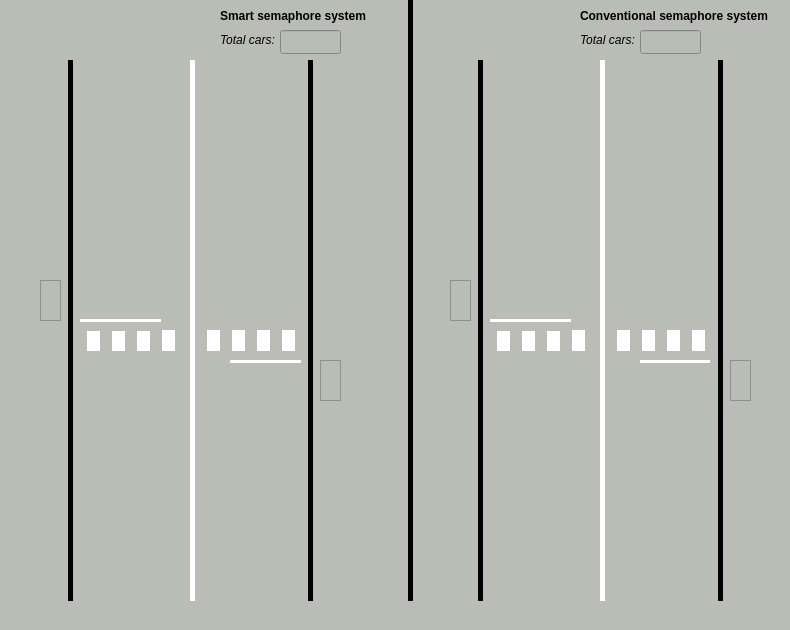
<?xml version="1.0" encoding="UTF-8"?>
<ui version="4.0">
 <class>CrossroadI</class>
 <widget class="QWidget" name="CrossroadI">
  <property name="geometry">
   <rect>
    <x>0</x>
    <y>0</y>
    <width>790</width>
    <height>630</height>
   </rect>
  </property>
  <property name="minimumSize">
   <size>
    <width>790</width>
    <height>630</height>
   </size>
  </property>
  <property name="maximumSize">
   <size>
    <width>790</width>
    <height>630</height>
   </size>
  </property>
  <property name="windowTitle">
   <string>Crossroad I type</string>
  </property>
  <property name="styleSheet">
   <string notr="true">background-color: rgb(186, 189, 182);</string>
  </property>
  <widget class="Line" name="separateLine">
   <property name="geometry">
    <rect>
     <x>400</x>
     <y>0</y>
     <width>20</width>
     <height>601</height>
    </rect>
   </property>
   <property name="frameShadow">
    <enum>QFrame::Plain</enum>
   </property>
   <property name="lineWidth">
    <number>5</number>
   </property>
   <property name="orientation">
    <enum>Qt::Vertical</enum>
   </property>
  </widget>
  <widget class="Line" name="leftSmart">
   <property name="geometry">
    <rect>
     <x>60</x>
     <y>60</y>
     <width>20</width>
     <height>541</height>
    </rect>
   </property>
   <property name="frameShadow">
    <enum>QFrame::Plain</enum>
   </property>
   <property name="lineWidth">
    <number>5</number>
   </property>
   <property name="orientation">
    <enum>Qt::Vertical</enum>
   </property>
  </widget>
  <widget class="Line" name="middleSmart">
   <property name="geometry">
    <rect>
     <x>184</x>
     <y>60</y>
     <width>16</width>
     <height>541</height>
    </rect>
   </property>
   <property name="styleSheet">
    <string notr="true">color: rgb(255, 255, 255);</string>
   </property>
   <property name="frameShadow">
    <enum>QFrame::Plain</enum>
   </property>
   <property name="lineWidth">
    <number>5</number>
   </property>
   <property name="orientation">
    <enum>Qt::Vertical</enum>
   </property>
  </widget>
  <widget class="Line" name="rightSmart">
   <property name="geometry">
    <rect>
     <x>300</x>
     <y>60</y>
     <width>20</width>
     <height>541</height>
    </rect>
   </property>
   <property name="frameShadow">
    <enum>QFrame::Plain</enum>
   </property>
   <property name="lineWidth">
    <number>5</number>
   </property>
   <property name="orientation">
    <enum>Qt::Vertical</enum>
   </property>
  </widget>
  <widget class="Line" name="pedestrian_2">
   <property name="geometry">
    <rect>
     <x>205</x>
     <y>330</y>
     <width>16</width>
     <height>21</height>
    </rect>
   </property>
   <property name="styleSheet">
    <string notr="true">color: rgb(255, 255, 255);</string>
   </property>
   <property name="frameShadow">
    <enum>QFrame::Plain</enum>
   </property>
   <property name="lineWidth">
    <number>13</number>
   </property>
   <property name="orientation">
    <enum>Qt::Vertical</enum>
   </property>
  </widget>
  <widget class="Line" name="pedestrian_4">
   <property name="geometry">
    <rect>
     <x>255</x>
     <y>330</y>
     <width>16</width>
     <height>21</height>
    </rect>
   </property>
   <property name="styleSheet">
    <string notr="true">color: rgb(255, 255, 255);</string>
   </property>
   <property name="frameShadow">
    <enum>QFrame::Plain</enum>
   </property>
   <property name="lineWidth">
    <number>13</number>
   </property>
   <property name="orientation">
    <enum>Qt::Vertical</enum>
   </property>
  </widget>
  <widget class="Line" name="pedestrian_3">
   <property name="geometry">
    <rect>
     <x>230</x>
     <y>330</y>
     <width>16</width>
     <height>21</height>
    </rect>
   </property>
   <property name="styleSheet">
    <string notr="true">color: rgb(255, 255, 255);</string>
   </property>
   <property name="frameShadow">
    <enum>QFrame::Plain</enum>
   </property>
   <property name="lineWidth">
    <number>13</number>
   </property>
   <property name="orientation">
    <enum>Qt::Vertical</enum>
   </property>
  </widget>
  <widget class="Line" name="pedestrian_6">
   <property name="geometry">
    <rect>
     <x>280</x>
     <y>330</y>
     <width>16</width>
     <height>21</height>
    </rect>
   </property>
   <property name="styleSheet">
    <string notr="true">color: rgb(255, 255, 255);</string>
   </property>
   <property name="frameShadow">
    <enum>QFrame::Plain</enum>
   </property>
   <property name="lineWidth">
    <number>13</number>
   </property>
   <property name="orientation">
    <enum>Qt::Vertical</enum>
   </property>
  </widget>
  <widget class="Line" name="pedestrian_5">
   <property name="geometry">
    <rect>
     <x>135</x>
     <y>330</y>
     <width>16</width>
     <height>21</height>
    </rect>
   </property>
   <property name="styleSheet">
    <string notr="true">color: rgb(255, 255, 255);</string>
   </property>
   <property name="frameShadow">
    <enum>QFrame::Plain</enum>
   </property>
   <property name="lineWidth">
    <number>13</number>
   </property>
   <property name="orientation">
    <enum>Qt::Vertical</enum>
   </property>
  </widget>
  <widget class="Line" name="pedestrian_8">
   <property name="geometry">
    <rect>
     <x>110</x>
     <y>330</y>
     <width>16</width>
     <height>21</height>
    </rect>
   </property>
   <property name="styleSheet">
    <string notr="true">color: rgb(255, 255, 255);</string>
   </property>
   <property name="frameShadow">
    <enum>QFrame::Plain</enum>
   </property>
   <property name="lineWidth">
    <number>13</number>
   </property>
   <property name="orientation">
    <enum>Qt::Vertical</enum>
   </property>
  </widget>
  <widget class="Line" name="pedestrian_7">
   <property name="geometry">
    <rect>
     <x>85</x>
     <y>330</y>
     <width>16</width>
     <height>21</height>
    </rect>
   </property>
   <property name="styleSheet">
    <string notr="true">color: rgb(255, 255, 255);</string>
   </property>
   <property name="frameShadow">
    <enum>QFrame::Plain</enum>
   </property>
   <property name="lineWidth">
    <number>13</number>
   </property>
   <property name="orientation">
    <enum>Qt::Vertical</enum>
   </property>
  </widget>
  <widget class="Line" name="pedestrian">
   <property name="geometry">
    <rect>
     <x>160</x>
     <y>330</y>
     <width>16</width>
     <height>21</height>
    </rect>
   </property>
   <property name="styleSheet">
    <string notr="true">color: rgb(255, 255, 255);</string>
   </property>
   <property name="frameShadow">
    <enum>QFrame::Plain</enum>
   </property>
   <property name="lineWidth">
    <number>13</number>
   </property>
   <property name="orientation">
    <enum>Qt::Vertical</enum>
   </property>
  </widget>
  <widget class="Line" name="pedestrian_9">
   <property name="geometry">
    <rect>
     <x>80</x>
     <y>310</y>
     <width>81</width>
     <height>21</height>
    </rect>
   </property>
   <property name="styleSheet">
    <string notr="true">color: rgb(255, 255, 255);</string>
   </property>
   <property name="frameShadow">
    <enum>QFrame::Plain</enum>
   </property>
   <property name="lineWidth">
    <number>3</number>
   </property>
   <property name="orientation">
    <enum>Qt::Horizontal</enum>
   </property>
  </widget>
  <widget class="Line" name="pedestrian_10">
   <property name="geometry">
    <rect>
     <x>230</x>
     <y>351</y>
     <width>71</width>
     <height>20</height>
    </rect>
   </property>
   <property name="styleSheet">
    <string notr="true">color: rgb(255, 255, 255);</string>
   </property>
   <property name="frameShadow">
    <enum>QFrame::Plain</enum>
   </property>
   <property name="lineWidth">
    <number>3</number>
   </property>
   <property name="orientation">
    <enum>Qt::Horizontal</enum>
   </property>
  </widget>
  <widget class="Line" name="pedestrian_11">
   <property name="geometry">
    <rect>
     <x>640</x>
     <y>351</y>
     <width>71</width>
     <height>20</height>
    </rect>
   </property>
   <property name="styleSheet">
    <string notr="true">color: rgb(255, 255, 255);</string>
   </property>
   <property name="frameShadow">
    <enum>QFrame::Plain</enum>
   </property>
   <property name="lineWidth">
    <number>3</number>
   </property>
   <property name="orientation">
    <enum>Qt::Horizontal</enum>
   </property>
  </widget>
  <widget class="Line" name="pedestrian_12">
   <property name="geometry">
    <rect>
     <x>665</x>
     <y>330</y>
     <width>16</width>
     <height>21</height>
    </rect>
   </property>
   <property name="styleSheet">
    <string notr="true">color: rgb(255, 255, 255);</string>
   </property>
   <property name="frameShadow">
    <enum>QFrame::Plain</enum>
   </property>
   <property name="lineWidth">
    <number>13</number>
   </property>
   <property name="orientation">
    <enum>Qt::Vertical</enum>
   </property>
  </widget>
  <widget class="Line" name="pedestrian_13">
   <property name="geometry">
    <rect>
     <x>640</x>
     <y>330</y>
     <width>16</width>
     <height>21</height>
    </rect>
   </property>
   <property name="styleSheet">
    <string notr="true">color: rgb(255, 255, 255);</string>
   </property>
   <property name="frameShadow">
    <enum>QFrame::Plain</enum>
   </property>
   <property name="lineWidth">
    <number>13</number>
   </property>
   <property name="orientation">
    <enum>Qt::Vertical</enum>
   </property>
  </widget>
  <widget class="Line" name="pedestrian_14">
   <property name="geometry">
    <rect>
     <x>520</x>
     <y>330</y>
     <width>16</width>
     <height>21</height>
    </rect>
   </property>
   <property name="styleSheet">
    <string notr="true">color: rgb(255, 255, 255);</string>
   </property>
   <property name="frameShadow">
    <enum>QFrame::Plain</enum>
   </property>
   <property name="lineWidth">
    <number>13</number>
   </property>
   <property name="orientation">
    <enum>Qt::Vertical</enum>
   </property>
  </widget>
  <widget class="Line" name="pedestrian_15">
   <property name="geometry">
    <rect>
     <x>495</x>
     <y>330</y>
     <width>16</width>
     <height>21</height>
    </rect>
   </property>
   <property name="styleSheet">
    <string notr="true">color: rgb(255, 255, 255);</string>
   </property>
   <property name="frameShadow">
    <enum>QFrame::Plain</enum>
   </property>
   <property name="lineWidth">
    <number>13</number>
   </property>
   <property name="orientation">
    <enum>Qt::Vertical</enum>
   </property>
  </widget>
  <widget class="Line" name="middleSmart_2">
   <property name="geometry">
    <rect>
     <x>594</x>
     <y>60</y>
     <width>16</width>
     <height>541</height>
    </rect>
   </property>
   <property name="styleSheet">
    <string notr="true">color: rgb(255, 255, 255);</string>
   </property>
   <property name="frameShadow">
    <enum>QFrame::Plain</enum>
   </property>
   <property name="lineWidth">
    <number>5</number>
   </property>
   <property name="orientation">
    <enum>Qt::Vertical</enum>
   </property>
  </widget>
  <widget class="Line" name="pedestrian_16">
   <property name="geometry">
    <rect>
     <x>545</x>
     <y>330</y>
     <width>16</width>
     <height>21</height>
    </rect>
   </property>
   <property name="styleSheet">
    <string notr="true">color: rgb(255, 255, 255);</string>
   </property>
   <property name="frameShadow">
    <enum>QFrame::Plain</enum>
   </property>
   <property name="lineWidth">
    <number>13</number>
   </property>
   <property name="orientation">
    <enum>Qt::Vertical</enum>
   </property>
  </widget>
  <widget class="Line" name="pedestrian_17">
   <property name="geometry">
    <rect>
     <x>570</x>
     <y>330</y>
     <width>16</width>
     <height>21</height>
    </rect>
   </property>
   <property name="styleSheet">
    <string notr="true">color: rgb(255, 255, 255);</string>
   </property>
   <property name="frameShadow">
    <enum>QFrame::Plain</enum>
   </property>
   <property name="lineWidth">
    <number>13</number>
   </property>
   <property name="orientation">
    <enum>Qt::Vertical</enum>
   </property>
  </widget>
  <widget class="Line" name="pedestrian_18">
   <property name="geometry">
    <rect>
     <x>615</x>
     <y>330</y>
     <width>16</width>
     <height>21</height>
    </rect>
   </property>
   <property name="styleSheet">
    <string notr="true">color: rgb(255, 255, 255);</string>
   </property>
   <property name="frameShadow">
    <enum>QFrame::Plain</enum>
   </property>
   <property name="lineWidth">
    <number>13</number>
   </property>
   <property name="orientation">
    <enum>Qt::Vertical</enum>
   </property>
  </widget>
  <widget class="Line" name="rightSmart_2">
   <property name="geometry">
    <rect>
     <x>710</x>
     <y>60</y>
     <width>20</width>
     <height>541</height>
    </rect>
   </property>
   <property name="frameShadow">
    <enum>QFrame::Plain</enum>
   </property>
   <property name="lineWidth">
    <number>5</number>
   </property>
   <property name="orientation">
    <enum>Qt::Vertical</enum>
   </property>
  </widget>
  <widget class="Line" name="leftSmart_2">
   <property name="geometry">
    <rect>
     <x>470</x>
     <y>60</y>
     <width>20</width>
     <height>541</height>
    </rect>
   </property>
   <property name="frameShadow">
    <enum>QFrame::Plain</enum>
   </property>
   <property name="lineWidth">
    <number>5</number>
   </property>
   <property name="orientation">
    <enum>Qt::Vertical</enum>
   </property>
  </widget>
  <widget class="Line" name="pedestrian_19">
   <property name="geometry">
    <rect>
     <x>490</x>
     <y>310</y>
     <width>81</width>
     <height>21</height>
    </rect>
   </property>
   <property name="styleSheet">
    <string notr="true">color: rgb(255, 255, 255);</string>
   </property>
   <property name="frameShadow">
    <enum>QFrame::Plain</enum>
   </property>
   <property name="lineWidth">
    <number>3</number>
   </property>
   <property name="orientation">
    <enum>Qt::Horizontal</enum>
   </property>
  </widget>
  <widget class="Line" name="pedestrian_20">
   <property name="geometry">
    <rect>
     <x>690</x>
     <y>330</y>
     <width>16</width>
     <height>21</height>
    </rect>
   </property>
   <property name="styleSheet">
    <string notr="true">color: rgb(255, 255, 255);</string>
   </property>
   <property name="frameShadow">
    <enum>QFrame::Plain</enum>
   </property>
   <property name="lineWidth">
    <number>13</number>
   </property>
   <property name="orientation">
    <enum>Qt::Vertical</enum>
   </property>
  </widget>
  <widget class="QLabel" name="conventionalSemaphoreLabel">
   <property name="geometry">
    <rect>
     <x>580</x>
     <y>0</y>
     <width>211</width>
     <height>31</height>
    </rect>
   </property>
   <property name="font">
    <font>
     <weight>75</weight>
     <bold>true</bold>
    </font>
   </property>
   <property name="text">
    <string>Conventional semaphore system</string>
   </property>
  </widget>
  <widget class="QLabel" name="smartSemaphoreLabel">
   <property name="geometry">
    <rect>
     <x>220</x>
     <y>0</y>
     <width>161</width>
     <height>31</height>
    </rect>
   </property>
   <property name="font">
    <font>
     <weight>75</weight>
     <bold>true</bold>
    </font>
   </property>
   <property name="text">
    <string>Smart semaphore system</string>
   </property>
  </widget>
  <widget class="Semaphore" name="_Ssemaphore1">
   <property name="geometry">
    <rect>
     <x>40</x>
     <y>280</y>
     <width>21</width>
     <height>41</height>
    </rect>
   </property>
   <property name="frameShape">
    <enum>QFrame::StyledPanel</enum>
   </property>
   <property name="frameShadow">
    <enum>QFrame::Raised</enum>
   </property>
  </widget>
  <widget class="Semaphore" name="_Ssemaphore2">
   <property name="geometry">
    <rect>
     <x>320</x>
     <y>360</y>
     <width>21</width>
     <height>41</height>
    </rect>
   </property>
   <property name="frameShape">
    <enum>QFrame::StyledPanel</enum>
   </property>
   <property name="frameShadow">
    <enum>QFrame::Raised</enum>
   </property>
  </widget>
  <widget class="Semaphore" name="_Csemaphore2">
   <property name="geometry">
    <rect>
     <x>730</x>
     <y>360</y>
     <width>21</width>
     <height>41</height>
    </rect>
   </property>
   <property name="frameShape">
    <enum>QFrame::StyledPanel</enum>
   </property>
   <property name="frameShadow">
    <enum>QFrame::Raised</enum>
   </property>
  </widget>
  <widget class="Semaphore" name="_Csemaphore1">
   <property name="geometry">
    <rect>
     <x>450</x>
     <y>280</y>
     <width>21</width>
     <height>41</height>
    </rect>
   </property>
   <property name="frameShape">
    <enum>QFrame::StyledPanel</enum>
   </property>
   <property name="frameShadow">
    <enum>QFrame::Raised</enum>
   </property>
  </widget>
  <widget class="QLabel" name="label_3">
   <property name="geometry">
    <rect>
     <x>220</x>
     <y>30</y>
     <width>71</width>
     <height>20</height>
    </rect>
   </property>
   <property name="font">
    <font>
     <weight>50</weight>
     <italic>true</italic>
     <bold>false</bold>
    </font>
   </property>
   <property name="text">
    <string>Total cars:</string>
   </property>
  </widget>
  <widget class="QLabel" name="label_4">
   <property name="geometry">
    <rect>
     <x>580</x>
     <y>30</y>
     <width>71</width>
     <height>20</height>
    </rect>
   </property>
   <property name="font">
    <font>
     <weight>50</weight>
     <italic>true</italic>
     <bold>false</bold>
    </font>
   </property>
   <property name="text">
    <string>Total cars:</string>
   </property>
  </widget>
  <widget class="QLineEdit" name="totalCarsSmart">
   <property name="geometry">
    <rect>
     <x>280</x>
     <y>30</y>
     <width>61</width>
     <height>24</height>
    </rect>
   </property>
   <property name="readOnly">
    <bool>true</bool>
   </property>
  </widget>
  <widget class="QLineEdit" name="totalCarsConv">
   <property name="geometry">
    <rect>
     <x>640</x>
     <y>30</y>
     <width>61</width>
     <height>24</height>
    </rect>
   </property>
   <property name="readOnly">
    <bool>true</bool>
   </property>
  </widget>
  <zorder>label_3</zorder>
  <zorder>separateLine</zorder>
  <zorder>leftSmart</zorder>
  <zorder>middleSmart</zorder>
  <zorder>rightSmart</zorder>
  <zorder>pedestrian_2</zorder>
  <zorder>pedestrian_4</zorder>
  <zorder>pedestrian_3</zorder>
  <zorder>pedestrian_6</zorder>
  <zorder>pedestrian_5</zorder>
  <zorder>pedestrian_8</zorder>
  <zorder>pedestrian_7</zorder>
  <zorder>pedestrian</zorder>
  <zorder>pedestrian_9</zorder>
  <zorder>pedestrian_10</zorder>
  <zorder>pedestrian_11</zorder>
  <zorder>pedestrian_12</zorder>
  <zorder>pedestrian_13</zorder>
  <zorder>pedestrian_14</zorder>
  <zorder>pedestrian_15</zorder>
  <zorder>middleSmart_2</zorder>
  <zorder>pedestrian_16</zorder>
  <zorder>pedestrian_17</zorder>
  <zorder>pedestrian_18</zorder>
  <zorder>rightSmart_2</zorder>
  <zorder>leftSmart_2</zorder>
  <zorder>pedestrian_19</zorder>
  <zorder>pedestrian_20</zorder>
  <zorder>conventionalSemaphoreLabel</zorder>
  <zorder>smartSemaphoreLabel</zorder>
  <zorder>_Ssemaphore1</zorder>
  <zorder>_Ssemaphore2</zorder>
  <zorder>_Csemaphore2</zorder>
  <zorder>_Csemaphore1</zorder>
  <zorder>label_4</zorder>
  <zorder>totalCarsSmart</zorder>
  <zorder>totalCarsConv</zorder>
 </widget>
 <customwidgets>
  <customwidget>
   <class>Semaphore</class>
   <extends>QFrame</extends>
   <header>semaphore.hpp</header>
   <container>1</container>
  </customwidget>
 </customwidgets>
 <resources/>
 <connections/>
</ui>
